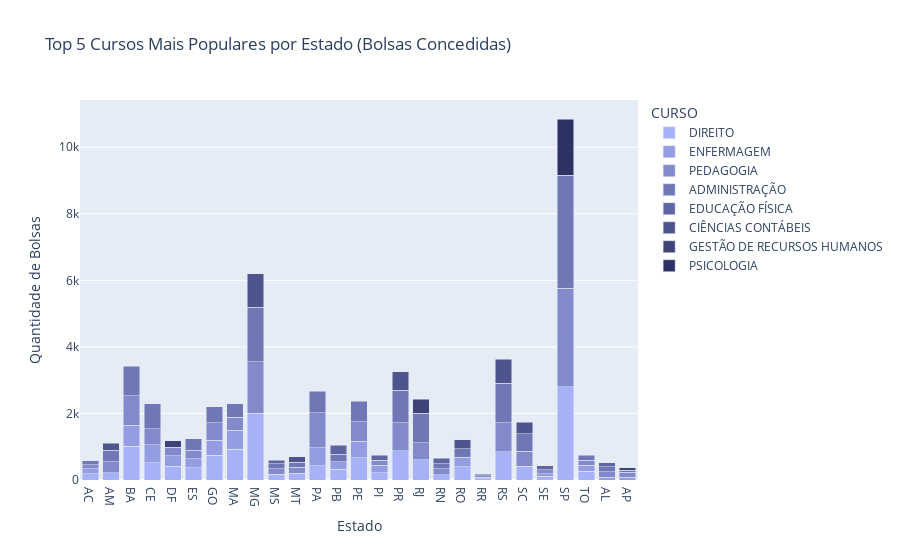

The notebook cell saved with this chart:
### Markdown cell above
Now, let's take a look at the most popular courses per state:

### Code cell
top_courses = (
    data.groupby(['UF_ALUNO', 'CURSO'])
      .size()
      .reset_index(name='QTD')
)

top_courses = top_courses.sort_values(['UF_ALUNO', 'QTD'], ascending=[True, False])
top_5_each_state = top_courses.groupby('UF_ALUNO').head(4)
pivot_df = top_5_each_state.pivot(index='UF_ALUNO', columns='CURSO', values='QTD').fillna(0)


fig = px.bar(
    top_5_each_state,
    x='UF_ALUNO',
    y='QTD',
    color='CURSO',
    title='Top 5 Cursos Mais Populares por Estado (Bolsas Concedidas)',
    color_discrete_sequence=colors
)

fig.update_layout(barmode='stack', xaxis_title='Estado', yaxis_title='Quantidade de Bolsas')
fig.show()

### Figure 1 — Plotly figure (JSON) as saved in the notebook; plotly's stock layout.template omitted (floating-point values rounded to 4 significant figures)
{"data": [{"hovertemplate": "CURSO=DIREITO<br>UF_ALUNO=%{x}<br>QTD=%{y}<extra></extra>", "legendgroup": "DIREITO", "marker": {"color": "#a6b1f7", "pattern": {"shape": ""}}, "name": "DIREITO", "orientation": "v", "showlegend": true, "textposition": "auto", "type": "bar", "x": ["AC", "AM", "BA", "CE", "DF", "ES", "GO", "MA", "MG", "MS", "MT", "PA", "PB", "PE", "PI", "PR", "RJ", "RN", "RO", "RR", "RS", "SC", "SE", "SP", "TO"], "xaxis": "x", "y": [195, 218, 1009, 523, 414, 369, 751, 930, 2006, 179, 198, 426, 325, 662, 217, 884, 610, 163, 391, 38, 851, 420, 107, 2804, 262], "yaxis": "y"}, {"hovertemplate": "CURSO=ENFERMAGEM<br>UF_ALUNO=%{x}<br>QTD=%{y}<extra></extra>", "legendgroup": "ENFERMAGEM", "marker": {"color": "#949de1", "pattern": {"shape": ""}}, "name": "ENFERMAGEM", "orientation": "v", "showlegend": true, "textposition": "auto", "type": "bar", "x": ["AC", "AL", "AP", "BA", "CE", "DF", "ES", "GO", "MA", "PA", "PB", "PE", "PI", "RO", "RR", "SE", "TO"], "xaxis": "x", "y": [140, 87, 90, 632, 540, 310, 263, 451, 570, 536, 222, 500, 221, 293, 51, 86, 180], "yaxis": "y"}, {"hovertemplate": "CURSO=PEDAGOGIA<br>UF_ALUNO=%{x}<br>QTD=%{y}<extra></extra>", "legendgroup": "PEDAGOGIA", "marker": {"color": "#828acb", "pattern": {"shape": ""}}, "name": "PEDAGOGIA", "orientation": "v", "showlegend": true, "textposition": "auto", "type": "bar", "x": ["AC", "AL", "AM", "AP", "BA", "CE", "DF", "ES", "GO", "MA", "MG", "MS", "MT", "PA", "PE", "PI", "PR", "RJ", "RN", "RR", "RS", "SC", "SE", "SP", "TO"], "xaxis": "x", "y": [129, 167, 338, 136, 892, 474, 264, 269, 520, 386, 1543, 161, 189, 1061, 584, 151, 829, 516, 182, 35, 868, 451, 122, 2959, 150], "yaxis": "y"}, {"hovertemplate": "CURSO=ADMINISTRAÇÃO<br>UF_ALUNO=%{x}<br>QTD=%{y}<extra></extra>", "legendgroup": "ADMINISTRAÇÃO", "marker": {"color": "#7077b5", "pattern": {"shape": ""}}, "name": "ADMINISTRAÇÃO", "orientation": "v", "showlegend": true, "textposition": "auto", "type": "bar", "x": ["AC", "AL", "AM", "AP", "BA", "CE", "ES", "GO", "MA", "MG", "MS", "MT", "PA", "PB", "PE", "PR", "RJ", "RN", "RO", "RS", "SC", "SP", "TO"], "xaxis": "x", "y": [116, 151, 339, 68, 881, 756, 343, 484, 409, 1635, 142, 146, 645, 232, 618, 987, 874, 136, 256, 1194, 517, 3400, 147], "yaxis": "y"}, {"hovertemplate": "CURSO=EDUCAÇÃO FÍSICA<br>UF_ALUNO=%{x}<br>QTD=%{y}<extra></extra>", "legendgroup": "EDUCAÇÃO FÍSICA", "marker": {"color": "#5f65a0", "pattern": {"shape": ""}}, "name": "EDUCAÇÃO FÍSICA", "orientation": "v", "showlegend": true, "textposition": "auto", "type": "bar", "x": ["AL", "MS", "PB", "PI", "RN", "RR", "SE"], "xaxis": "x", "y": [119, 112, 260, 149, 166, 45, 108], "yaxis": "y"}, {"hovertemplate": "CURSO=CIÊNCIAS CONTÁBEIS<br>UF_ALUNO=%{x}<br>QTD=%{y}<extra></extra>", "legendgroup": "CIÊNCIAS CONTÁBEIS", "marker": {"color": "#4e548c", "pattern": {"shape": ""}}, "name": "CIÊNCIAS CONTÁBEIS", "orientation": "v", "showlegend": true, "textposition": "auto", "type": "bar", "x": ["AM", "MG", "MT", "PR", "RO", "RS", "SC"], "xaxis": "x", "y": [211, 1020, 170, 549, 275, 709, 343], "yaxis": "y"}, {"hovertemplate": "CURSO=GESTÃO DE RECURSOS HUMANOS<br>UF_ALUNO=%{x}<br>QTD=%{y}<extra></extra>", "legendgroup": "GESTÃO DE RECURSOS HUMANOS", "marker": {"color": "#3e4378", "pattern": {"shape": ""}}, "name": "GESTÃO DE RECURSOS HUMANOS", "orientation": "v", "showlegend": true, "textposition": "auto", "type": "bar", "x": ["AP", "DF", "RJ"], "xaxis": "x", "y": [68, 196, 430], "yaxis": "y"}, {"hovertemplate": "CURSO=PSICOLOGIA<br>UF_ALUNO=%{x}<br>QTD=%{y}<extra></extra>", "legendgroup": "PSICOLOGIA", "marker": {"color": "#2d3264", "pattern": {"shape": ""}}, "name": "PSICOLOGIA", "orientation": "v", "showlegend": true, "textposition": "auto", "type": "bar", "x": ["SP"], "xaxis": "x", "y": [1685], "yaxis": "y"}], "layout": {"barmode": "stack", "legend": {"title": {"text": "CURSO"}, "tracegroupgap": 0}, "title": {"text": "Top 5 Cursos Mais Populares por Estado (Bolsas Concedidas)"}, "xaxis": {"anchor": "y", "domain": [0, 1], "title": {"text": "Estado"}}, "yaxis": {"anchor": "x", "domain": [0, 1], "title": {"text": "Quantidade de Bolsas"}}}}
